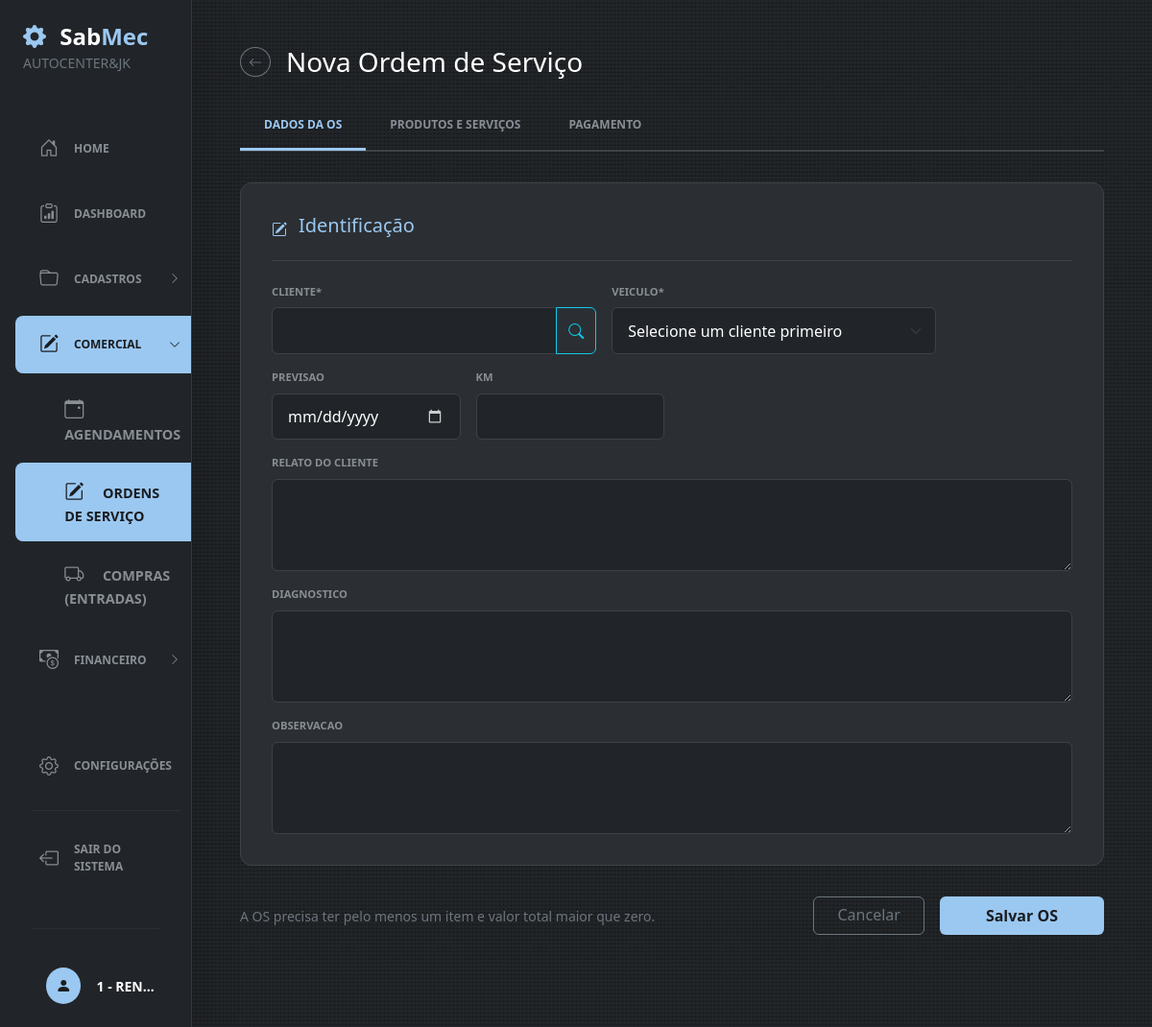
Screenshot of /os/novo (signed in) with the database file from the repository.
### sabmec/models/pessoas.py (models this page shows, shortened)
class Pessoa(db.Model):
    __tablename__ = "pessoas"
    id = db.Column(db.Integer, primary_key=True)
    nome = db.Column(db.String(150), nullable=False)
    nome_fantasia = db.Column(db.String(150))
    documento_fiscal = db.Column(db.String)
    ie_rg = db.Column(db.String)
    entidade = db.Column(db.Enum('PF', 'PJ', name='entidade_enum'), nullable=False)
    ativo = db.Column(db.Boolean, default=True)
    eh_cliente = db.Column(db.Boolean)
    eh_usuario = db.Column(db.Boolean)
    eh_fornecedor = db.Column(db.Boolean)
    cliente = db.relationship("PessoaCliente", back_populates="pessoa", uselist=False)
    contatos = db.relationship("PessoaContato", back_populates="pessoa", cascade="all, delete-orphan")
    usuario = db.relationship("PessoaUsuario", back_populates="pessoa", uselist=False)
    fornecedor = db.relationship("PessoaFornecedor", back_populates="pessoa", uselist=False)
    enderecos = db.relationship("PessoaEndereco", back_populates="pessoa", cascade="all, delete-orphan")
    veiculos = db.relationship(
    "Veiculo",
    back_populates="pessoa",
    cascade="all, delete-orphan",
    )
    filial = db.relationship("PessoaFilial", back_populates="pessoa", uselist=False)

class PessoaUsuario(db.Model, UserMixin):
    __tablename__ = "pessoas_usuario"
    pessoa_id = db.Column(db.Integer, db.ForeignKey("pessoas.id"), primary_key=True)
    usuario = db.Column(db.String(30), unique=True, nullable=False)
    senha_hash = db.Column(db.String(128), nullable=False)
    ativo = db.Column(db.Boolean, default=True)
    pessoa = db.relationship("Pessoa", back_populates="usuario", uselist=False)

### sabmec/routes/comercial/os/os_novo.py (the view, shortened to what this page needs)
@os_bp.route("/os/novo", methods=["GET", "POST"])
@login_required
def os_novo():
    form_os = FormOrdemServico()
    form_item = FormOrdemServicoItem()
    form_pagamento = FormOrdemServicoPagamento()
    cliente_id = request.form.get("cliente_id", type=int)
    carregar_choices(form_os, form_item, form_pagamento, cliente_id)
    if request.method == "GET":
        salvar_itens_session([])
        return renderizar_os_novo(form_os, form_item, form_pagamento)

### sabmec/templates/comercial/os_novo.html (shortened to what this page needs)
{% extends 'bases/base.html' %}
{% block body %}
<div class="container-fluid py-5 px-4">
    <div class="content-wrapper">
        <div class="d-flex align-items-center gap-3 mb-4">
            <a href="{{ url_for('os.os') }}" class="btn btn-outline-secondary btn-sm rounded-circle">
                <i class="bi bi-arrow-left"></i>
            </a>
            <h3 class="text-white m-0">Nova Ordem de Serviço</h3>
        </div>
        <form method="POST" action="{{ url_for('os.os_novo') }}" novalidate>
            <ul class="nav nav-tabs" role="tablist">
                <li class="nav-item" role="presentation">
                    <button class="nav-link {{ 'active' if aba_ativa == 'dados' else '' }}" id="dados-tab" data-bs-toggle="tab" data-bs-target="#dados-content" type="button" role="tab">
                        Dados da OS
                    </button>
                </li>
                <li class="nav-item" role="presentation">
                    <button class="nav-link {{ 'active' if aba_ativa == 'itens' else '' }}" id="itens-tab" data-bs-toggle="tab" data-bs-target="#itens-content" type="button" role="tab">
                        Produtos e Serviços
                    </button>
                </li>
                <li class="nav-item" role="presentation">
                    <button class="nav-link {{ 'active' if aba_ativa == 'pagamento' else '' }}" id="pagamento-tab" data-bs-toggle="tab" data-bs-target="#pagamento-content" type="button" role="tab">
                        Pagamento
                    </button>
                </li>
            </ul>
            <div class="tab-content mt-4">
                <div class="tab-pane fade {{ 'show active' if aba_ativa == 'dados' else '' }}" id="dados-content" role="tabpanel">
                    <div class="form-card">
                        <div class="card-header-custom">
                            <i class="bi bi-pencil-square"></i>
                            <h5>Identificação</h5>
                        </div>
                        <div class="row g-3">
                            <div class="col-md-5">
                                <label class="form-label-custom">Cliente*</label>
                                <div class="input-group">
                                    <input
                                        type="text"
                                        id="cliente_busca"
                                        class="form-control form-control-sabmec"
                                        placeholder="Digite e pressione Enter..."
                                        autocomplete="off"
                                        value="{{ cliente_nome or '' }}"
                                    >
                                    <button type="button" id="btnConsultaCliente" class="btn btn-outline-info">
                                        <i class="bi bi-search"></i>
                                    </button>
                                </div>
                            </div>
                            <div class="col-md-5">
                                {{ form_os.veiculo_id.label(class="form-label-custom") }}
                                {{ form_os.veiculo_id(class="form-select form-control-sabmec", id="veiculo_id") }}
                            </div>
                            <div class="col-md-3">
                                {{ form_os.data_previsao.label(class="form-label-custom") }}
                                {{ form_os.data_previsao(class="form-control form-control-sabmec") }}
                            </div>
                            <div class="col-md-3">
                                {{ form_os.km.label(class="form-label-custom") }}
                                {{ form_os.km(class="form-control form-control-sabmec") }}
                            </div>
                            <div class="col-md-12">
                                {{ form_os.relato_cliente.label(class="form-label-custom") }}
                                {{ form_os.relato_cliente(class="form-control form-control-sabmec", rows="3") }}
                            </div>
                            <div class="col-md-12">
                                {{ form_os.diagnostico.label(class="form-label-custom") }}
                                {{ form_os.diagnostico(class="form-control form-control-sabmec", rows="3") }}
                            </div>
                            <div class="col-md-12">
                                {{ form_os.observacao.label(class="form-label-custom") }}
                                {{ form_os.observacao(class="form-control form-control-sabmec", rows="3") }}
                            </div>
                        </div>
                    </div>
                </div>
                <div class="d-flex justify-content-between align-items-center mt-4 mb-5">
                    <p class="text-secondary small m-0">A OS precisa ter pelo menos um item e valor total maior que zero.</p>
                    <div class="d-flex gap-3">
                        <a href="{{ url_for('os.os') }}" class="btn btn-outline-secondary px-4">
                            Cancelar
                        </a>
                        <button type="submit" name="acao" value="salvar_os" class="btn px-5 py-2 fw-bold" style="background-color: #9bc8f1; color: #1a1d20; border: none; border-radius: 6px;" onclick="document.getElementById('aba_ativa').value='pagamento'">
                            Salvar OS
                        </button>
                    </div>
                </div>
            </div>
        </form>
    </div>
</div>
{% endblock %}

### sabmec/templates/bars/sidebar.html (shortened to what this page needs)
{% set endpoint = request.endpoint or '' %}
{% set cadastros_aberto =
    endpoint.startswith('pessoas.') or
    endpoint.startswith('itens.') or
    endpoint.startswith('veiculos.') or
    endpoint.startswith('condicao.')
%}
{% set comercial_aberto =
    endpoint.startswith('os.') or
    endpoint.startswith('agendamentos.') or
    endpoint.startswith('compras.')
%}
{% set financeiro_aberto =
    endpoint.startswith('contas_receber.') or
    endpoint.startswith('contas_pagar.')
%}
<nav id="sidebarMenu" class="offcanvas-md offcanvas-start col-md-3 col-lg-2 bg-dark border-end border-secondary border-opacity-25 p-0 shadow-lg d-md-flex flex-column overflow-y-auto" tabindex="-1" aria-labelledby="sidebarMenuLabel">
    <div class="pt-4 flex-grow-1">
        <div class="px-4 mb-5 d-none d-md-block">
            <h4 class="fw-bold m-0 text-white">
                <i class="bi bi-gear-fill text-sabmec me-2"></i>
                Sab<span class="text-sabmec">Mec</span>
            </h4>
            <span class="text-secondary small fw-light">
                {{ empresa_sidebar.nome_fantasia or empresa_sidebar.nome if empresa_sidebar else 'Sem Empresa' }}
            </span>
        </div>
        <div class="px-3">
            <ul class="nav flex-column gap-2">
                <li class="nav-item">
                    <a class="nav-link rounded-3 py-2 px-3 d-flex align-items-center {{ 'bg-sabmec-active' if endpoint == 'main.home' else 'text-secondary hover-sidebar' }}"
                       href="{{ url_for('main.home') }}">
                        <i class="bi bi-house-door me-3 fs-5"></i>
                        <span>Home</span>
                    </a>
                </li>
                <li class="nav-item">
                    <a class="nav-link rounded-3 py-2 px-3 d-flex align-items-center {{ 'bg-sabmec-active' if endpoint == 'main.dashboard' else 'text-secondary hover-sidebar' }}"
                       href="{{ url_for('main.dashboard') }}">
                        <i class="bi bi-clipboard-data me-3 fs-5"></i>
                        <span>Dashboard</span>
                    </a>
                </li>
                <li class="nav-item">
                    <a class="nav-link rounded-3 py-2 px-3 d-flex align-items-center justify-content-between {{ 'bg-sabmec-active' if cadastros_aberto else 'text-secondary hover-sidebar' }}"
                       data-bs-toggle="collapse"
                       href="#menuCadastros"
                       role="button"
                       aria-expanded="{{ 'true' if cadastros_aberto else 'false' }}"
                       aria-controls="menuCadastros">
                        <span class="d-flex align-items-center">
                            <i class="bi bi-folder me-3 fs-5"></i>
                            <span>Cadastros</span>
                        </span>
                        <i class="bi bi-chevron-right sidebar-chevron"></i>
                    </a>
                </li>
                <li class="nav-item">
                    <a class="nav-link rounded-3 py-2 px-3 d-flex align-items-center justify-content-between {{ 'bg-sabmec-active' if comercial_aberto else 'text-secondary hover-sidebar' }}"
                       data-bs-toggle="collapse"
                       href="#menuComercial"
                       role="button"
                       aria-expanded="{{ 'true' if comercial_aberto else 'false' }}"
                       aria-controls="menuComercial">
                        <span class="d-flex align-items-center">
                            <i class="bi bi-pencil-square me-3 fs-5"></i>
                            <span>Comercial</span>
                        </span>
                        <i class="bi bi-chevron-right sidebar-chevron"></i>
                    </a>
                    <div class="collapse {{ 'show' if comercial_aberto else '' }}"
                         id="menuComercial">
                        <ul class="nav flex-column mt-2 gap-1">
                            <li class="nav-item">
                                <a class="nav-link rounded-3 py-2 submenu-link {{ 'bg-sabmec-active' if endpoint.startswith('agendamentos.') else 'text-secondary hover-sidebar' }}"
                                   href="{{ url_for('agendamentos.agendamentos', pesquisar=1) }}">
                                    <i class="bi bi-calendar-event me-3 fs-5"></i>
                                    Agendamentos
                                </a>
                            </li>
                            <li class="nav-item">
                                <a class="nav-link rounded-3 py-2 submenu-link {{ 'bg-sabmec-active' if endpoint.startswith('os.') else 'text-secondary hover-sidebar' }}"
                                   href="{{ url_for('os.os') }}">
                                    <i class="bi bi-pencil-square me-3 fs-5"></i>
                                    Ordens de Serviço
                                </a>
                            </li>
                            <li class="nav-item">
                                <a class="nav-link rounded-3 py-2 submenu-link {{ 'bg-sabmec-active' if endpoint.startswith('compras.') else 'text-secondary hover-sidebar' }}"
                                   href="{{ url_for('compras.compras') }}">
                                    <i class="bi bi-truck me-3 fs-5"></i>
                                    Compras (Entradas)
                                </a>
                            </li>
                        </ul>
                    </div>
                </li>
                <li class="nav-item">
                    <a class="nav-link rounded-3 py-2 px-3 d-flex align-items-center justify-content-between {{ 'bg-sabmec-active' if financeiro_aberto else 'text-secondary hover-sidebar' }}"
                       data-bs-toggle="collapse"
                       href="#menuFinanceiro"
                       role="button"
                       aria-expanded="{{ 'true' if financeiro_aberto else 'false' }}"
                       aria-controls="menuFinanceiro">
                        <span class="d-flex align-items-center">
                            <i class="bi bi-cash-coin me-3 fs-5"></i>
                            <span>Financeiro</span>
                        </span>
                        <i class="bi bi-chevron-right sidebar-chevron"></i>
                    </a>
                </li>
            </ul>
        </div>
    </div>
    <div class="px-3 pb-4 mt-auto">
        <ul class="nav flex-column gap-2">
            <li class="nav-item">
                <a class="nav-link text-secondary rounded-3 py-2 px-3 d-flex align-items-center hover-sidebar"
                   href="{{ url_for('configuracoes.configuracoes') }}">
                    <i class="bi bi-gear me-3 fs-5"></i>
                    <span>Configurações</span>
                </a>
            </li>
            <li class="my-2 px-3">
                <hr class="border-secondary border-opacity-50 m-0">
            </li>
            <li class="nav-item">
                <a class="nav-link text-danger-emphasis rounded-3 py-2 px-3 d-flex align-items-center hover-danger"
                   href="{{ url_for('auth.logout') }}">
                    <i class="bi bi-box-arrow-left me-3 fs-5"></i>
                    <span>Sair do Sistema</span>
                </a>
            </li>
        </ul>
        <li class="my-3 px-3">
            <hr class="border-secondary border-opacity-50 m-0">
        </li>
        <li class="nav-item mt-3 px-3 ms-3">
            <div class="d-flex align-items-center">
                <div class="rounded-circle bg-sabmec-active d-flex align-items-center justify-content-center me-3"
                     style="width: 38px; height: 38px;">
                    <i class="bi bi-person-fill"></i>
                </div>
                <div class="d-flex flex-column overflow-hidden">
                    <span class="text-white small fw-semibold text-truncate">
                        {{ current_user.pessoa_id }} - {{ current_user.usuario }}
                    </span>
                </div>
            </div>
        </li>
    </div>
</nav>

### rows the page displays
Pessoa: nome_fantasia "AUTOCENTER&JK"
PessoaUsuario: pessoa_id "1", usuario "REN…"
